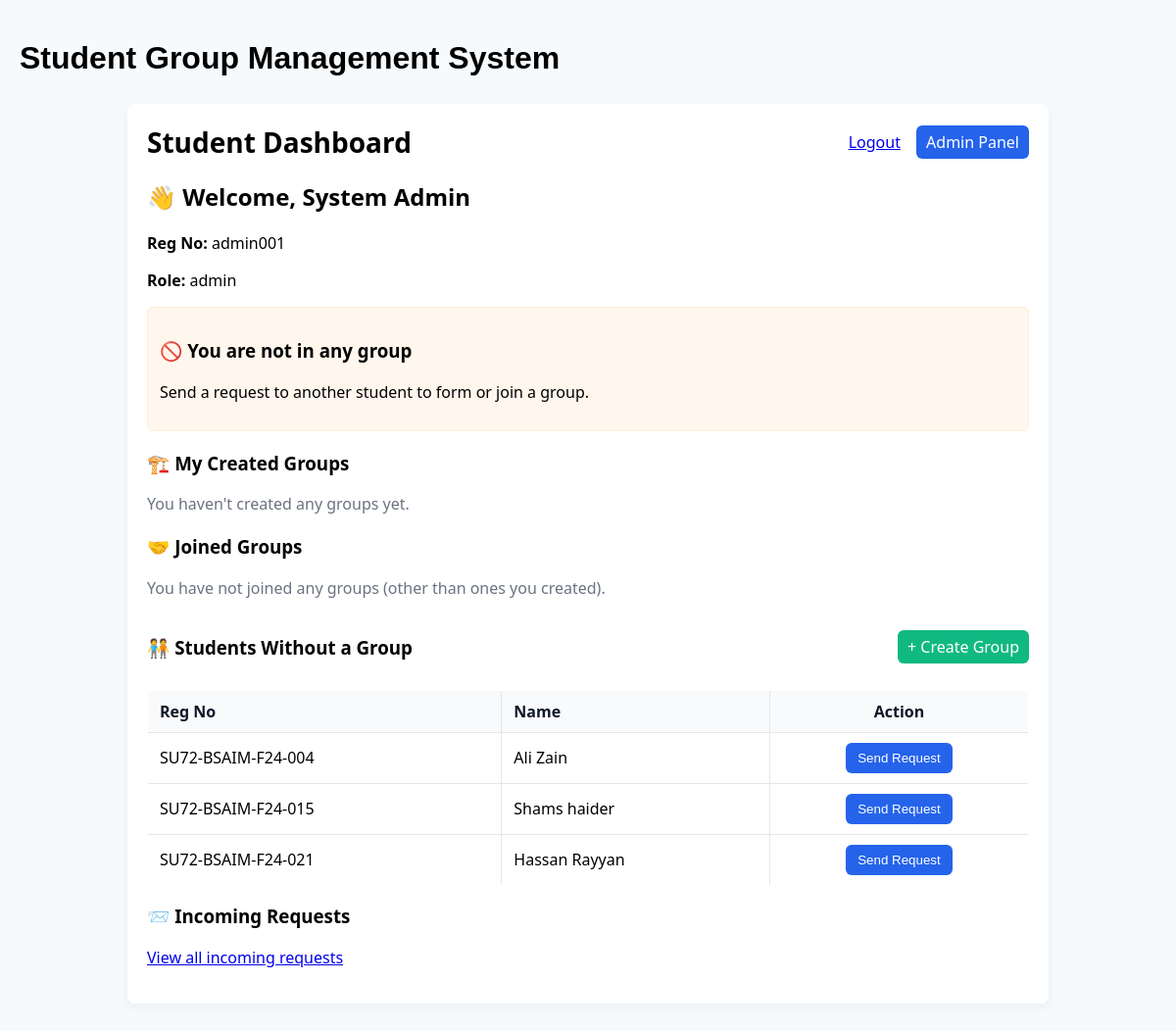
/dashboard (signed in), run on the app's committed database.
### tables this page shows
CREATE TABLE students (
                    id INTEGER PRIMARY KEY AUTOINCREMENT,
                    reg_no TEXT UNIQUE NOT NULL,
                    name TEXT,
                    password TEXT,
                    role TEXT DEFAULT 'student',
                    group_id INTEGER,
                    FOREIGN KEY (group_id) REFERENCES groups(id)
                );

### app.py (the view)
@app.route('/dashboard')
def dashboard():
    if 'user' not in session:
        return redirect(url_for('login'))
    user = session['user']
    conn = get_db_connection()
    group = conn.execute('''
        SELECT g.* FROM groups g
        JOIN group_members gm ON g.id = gm.group_id
        WHERE gm.student_id = ?
    ''', (user['id'],)).fetchone()
    created_rows = conn.execute('''
        SELECT g.id, g.name, g.purpose, g.leader_id, g.created_at,
               (SELECT COUNT(*) FROM group_members gm WHERE gm.group_id = g.id) as member_count
        FROM groups g
        WHERE g.leader_id = ?
        ORDER BY g.created_at DESC
    ''', (user['id'],)).fetchall()
    joined_rows = conn.execute('''
        SELECT g.id, g.name, g.purpose, g.leader_id, g.created_at,
               (SELECT COUNT(*) FROM group_members gm WHERE gm.group_id = g.id) as member_count
        FROM groups g
        JOIN group_members gm ON g.id = gm.group_id
        WHERE gm.student_id = ? AND g.leader_id != ?
        ORDER BY g.created_at DESC
    ''', (user['id'], user['id'])).fetchall()
    def fmt_row(r):
        d = dict(r)
        raw = d.get('created_at')
        if raw:
            try:
                dt = datetime.datetime.strptime(raw, '%Y-%m-%d %H:%M:%S')
                d['created_at'] = dt.strftime('%b %d, %Y')
            except Exception:
                pass
        else:
            d['created_at'] = ''
        return d
    created_groups = [fmt_row(r) for r in created_rows]
    joined_groups = [fmt_row(r) for r in joined_rows]
    if user.get('role') == 'admin':
        ungrouped_students = conn.execute('''
            SELECT s.* FROM students s
            LEFT JOIN group_members gm ON s.id = gm.student_id
            WHERE gm.group_id IS NULL AND s.id != ?
        ''', (user['id'],)).fetchall()
    else:
        ungrouped_students = conn.execute('''
            SELECT s.* FROM students s
            LEFT JOIN group_members gm ON s.id = gm.student_id
            WHERE gm.group_id IS NULL AND s.id != ? AND s.role != 'admin'
        ''', (user['id'],)).fetchall()
    conn.close()
    return render_template(
        'dashboard.html',
        user=user,
        group=group,
        ungrouped_students=ungrouped_students
    )

### app.py (called while the page is built)
@app.before_request
def ensure_csrf():
    if 'csrf_token' not in session:
        session['csrf_token'] = secrets.token_hex(16)

def get_db_connection():
    conn = sqlite3.connect('database.db')
    conn.row_factory = sqlite3.Row
    return conn

### templates/dashboard.html (shortened to what this page needs)
<!DOCTYPE html>
<html lang="en">
<head>
    <div class="flex items-center justify-center h-screen bg-gray-100">
        <h1 class="text-2xl font-bold text-gray-800">
            Student Group Management System
        </h1>
    </div>
</head>
<body>
    <div class="container" style="font-family: 'Segoe UI', Roboto, Arial, sans-serif;">
        <header style="display:flex;justify-content:space-between;align-items:center;">
            <h1 style="margin:0;font-size:28px;">Student Dashboard</h1>
            <div>
                <a href="/logout" style="margin-right:12px;">Logout</a>
                {% if user.get('role') == 'admin' %}
                <a href="{{ url_for('admin_dashboard_panel') }}" class="button">Admin Panel</a>
                {% endif %}
            </div>
        </header>
        <section style="margin-top:18px;">
            <h2>👋 Welcome, {{ user['name'] }}</h2>
            <p><strong>Reg No:</strong> {{ user['reg_no'] }}</p>
            <p><strong>Role:</strong> {{ user['role'] }}</p>
        </section>
        {% if group %}
        <section style="background:#f0fff4;border:1px solid #d1fae5;padding:12px;border-radius:6px;margin-top:12px;">
            <h3>📁 Your Group</h3>
            <p><strong>Group Name:</strong> {{ group['name'] }}</p>
            <p><strong>Purpose:</strong> {{ group['purpose'] }}</p>
            <div style="margin-top:8px;">
                {% if user.get('role') == 'admin' or group['leader_id'] == user['id'] %}
                <a href="{{ url_for('edit_group', group_id=group['id']) }}" class="button">Edit Group</a>
                <form method="POST" action="{{ url_for('delete_group', group_id=group['id']) }}"
                    style="display:inline-block;margin-left:8px;">
                    <input type="hidden" name="csrf_token" value="{{ session.csrf_token }}">
                    <button type="submit" class="button" style="background:#ef4444;">Delete</button>
                </form>
                {% endif %}
            </div>
        </section>
        {% else %}
        <section style="background:#fff7ed;border:1px solid #ffedd5;padding:12px;border-radius:6px;margin-top:12px;">
            <h3>🚫 You are not in any group</h3>
            <p>Send a request to another student to form or join a group.</p>
        </section>
        {% endif %}
        <section style="margin-top:20px;">
            <h3>🏗️ My Created Groups</h3>
            {% if created_groups and created_groups|length > 0 %}
            <div style="display:grid;grid-template-columns:1fr;gap:10px;margin-top:10px;">
                {% for g in created_groups %}
                <div
                    style="border:1px solid #e6eef6;padding:12px;border-radius:8px;background:#ffffff;display:flex;justify-content:space-between;align-items:center;">
                    <div>
                        <div style="font-weight:600;">{{ g['name'] }}</div>
                        <div style="color:#6b7280;font-size:13px;">Created: {{ g['created_at'] }}</div>
                        <div style="color:#374151;font-size:14px;margin-top:6px;">Members: {{ g['member_count'] }}</div>
                    </div>
                    <div style="display:flex;gap:8px;align-items:center;">
                        <a href="{{ url_for('group_detail', group_id=g['id']) }}" class="button"
                            style="background:#6b7280;">View</a>
                        {% if user.get('role') == 'admin' or g['leader_id'] == user['id'] %}
                        <a href="{{ url_for('edit_group', group_id=g['id']) }}" class="button">Edit</a>
                        <form method="POST" action="{{ url_for('delete_group', group_id=g['id']) }}"
                            style="display:inline-block;margin:0;">
                            <input type="hidden" name="csrf_token" value="{{ session.csrf_token }}">
                            <button type="submit" class="button" style="background:#ef4444;">Delete</button>
                        </form>
                        {% endif %}
                    </div>
                </div>
                {% endfor %}
            </div>
            {% else %}
            <p style="color:#6b7280;margin-top:8px;">You haven't created any groups yet.</p>
            {% endif %}
        </section>
        <section style="margin-top:20px;">
            <h3>🤝 Joined Groups</h3>
            {% if joined_groups and joined_groups|length > 0 %}
            <div style="display:grid;grid-template-columns:1fr;gap:10px;margin-top:10px;">
                {% for g in joined_groups %}
                <div
                    style="border:1px solid #eef6f1;padding:12px;border-radius:8px;background:#ffffff;display:flex;justify-content:space-between;align-items:center;">
                    <div>
                        <div style="font-weight:600;">{{ g['name'] }}</div>
                        <div style="color:#6b7280;font-size:13px;">Created: {{ g['created_at'] }}</div>
                        <div style="color:#374151;font-size:14px;margin-top:6px;">Members: {{ g['member_count'] }}</div>
                    </div>
                    <div style="display:flex;gap:8px;align-items:center;">
                        <a href="{{ url_for('group_detail', group_id=g['id']) }}" class="button">View</a>
                    </div>
                </div>
                {% endfor %}
            </div>
            {% else %}
            <p style="color:#6b7280;margin-top:8px;">You have not joined any groups (other than ones you created).</p>
            {% endif %}
        </section>
        <section style="margin-top:18px;">
            <div style="display:flex;align-items:center;justify-content:space-between;">
                <h3>🧑‍🤝‍🧑 Students Without a Group</h3>
                <div>
                    <a href="/create_group" class="button" style="background:#10b981;">+ Create Group</a>
                </div>
            </div>
            {% if ungrouped_students %}
            <table style="margin-top:12px;border:1px solid #e6e9ef;border-radius:6px;overflow:hidden;">
                <thead style="background:#f8fafc;color:#0f172a;font-weight:600;">
                    <tr>
                        <th style="padding:10px 12px;text-align:left;">Reg No</th>
                        <th style="padding:10px 12px;text-align:left;">Name</th>
                        <th style="padding:10px 12px;text-align:center;">Action</th>
                    </tr>
                </thead>
                <tbody>
                    {% for s in ungrouped_students %}
                    <tr style="border-top:1px solid #eef2f7;">
                        <td style="padding:10px 12px;">{{ s['reg_no'] }}</td>
                        <td style="padding:10px 12px;">{{ s['name'] }}</td>
                        <td style="padding:10px 12px;text-align:center;">
                            <button type="button" class="button ajax-send" data-id="{{ s['id'] }}"
                                style="background:#2563eb;padding:8px 12px;border-radius:6px;border:none;">Send
                                Request</button>
                        </td>
                    </tr>
                    {% endfor %}
                </tbody>
            </table>
            {% else %}
            <p>All students are already in groups!</p>
            {% endif %}
        </section>
        <section style="margin-top:18px;">
            <h3>📨 Incoming Requests</h3>
            <p><a href="{{ url_for('requests_view') }}">View all incoming requests</a></p>
        </section>
    </div>
</body>
</html>

### templates/dashboard.html (style rules this page uses)
body { font-family: Arial, Helvetica, sans-serif; background: #f7fafc; margin: 0; padding: 20px; }
.container { max-width: 900px; margin: 28px auto; background: white; padding: 20px; border-radius: 8px; box-shadow: 0 4px 12px rgba(0, 0, 0, .05); }
table { width: 100%; border-collapse: collapse; }
th, td { padding: 8px; border: 1px solid #e6e6e6; }
.button { background: #2563eb; color: white; padding: 6px 10px; border-radius: 6px; text-decoration: none; border: none; cursor: pointer; }

### data on the page
students: reg_no "SU72-BSAIM-F24-004", name "Ali Zain"
students: reg_no "SU72-BSAIM-F24-015", name "Shams haider"
students: reg_no "SU72-BSAIM-F24-021", name "Hassan Rayyan"

### other printed values
{{ user['name'] }} "System Admin"
{{ user['reg_no'] }} "admin001"
{{ user['role'] }} "admin"
